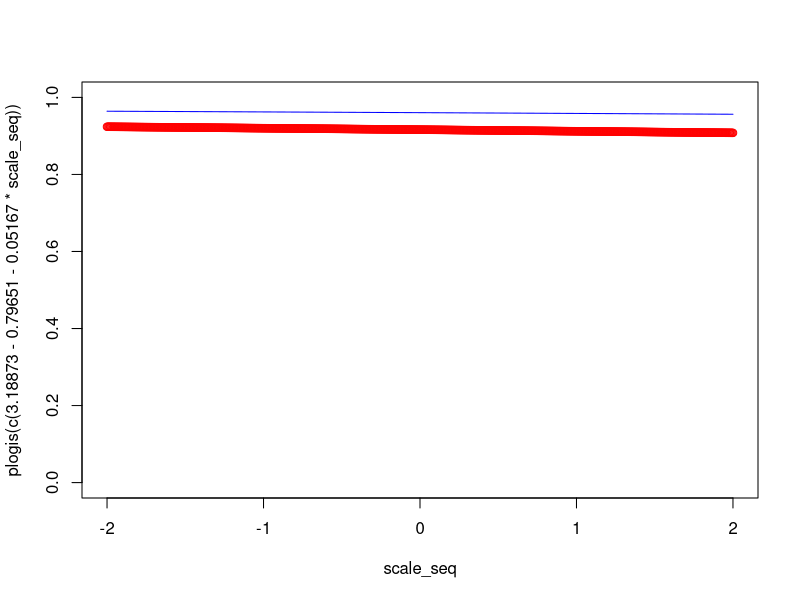
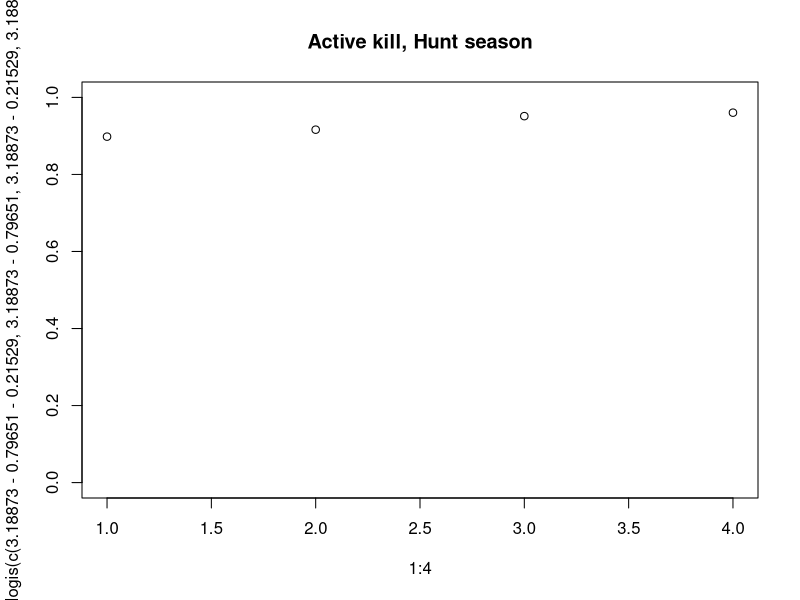
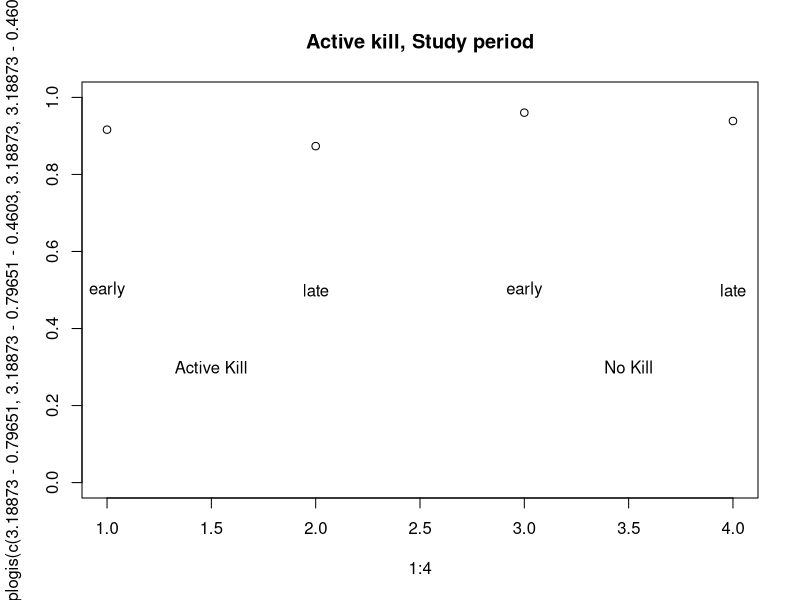
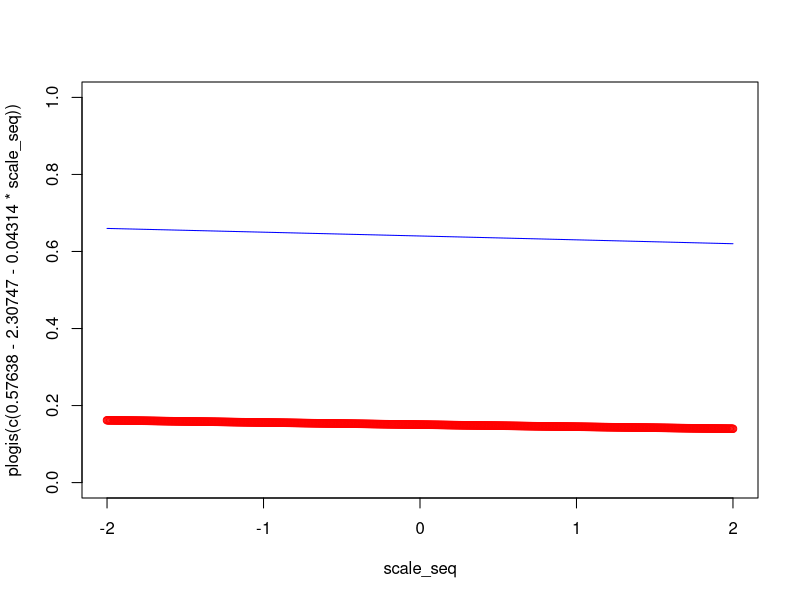
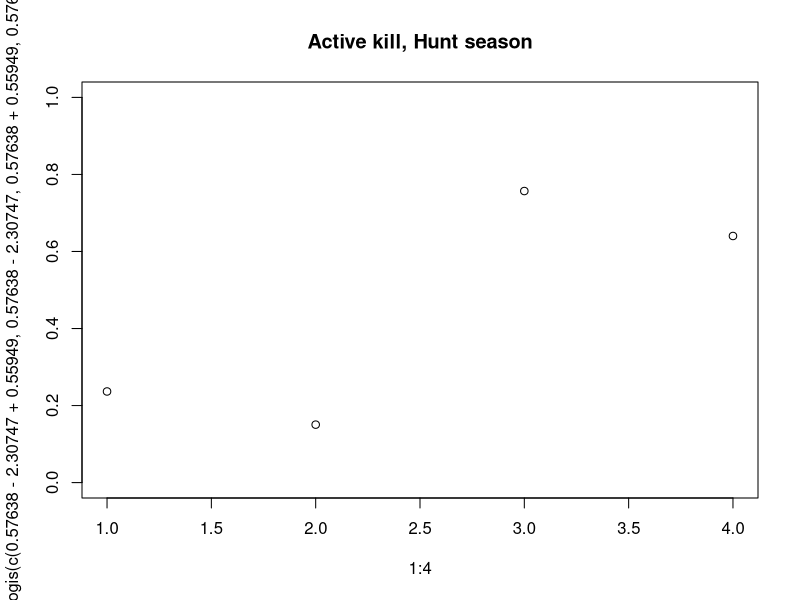
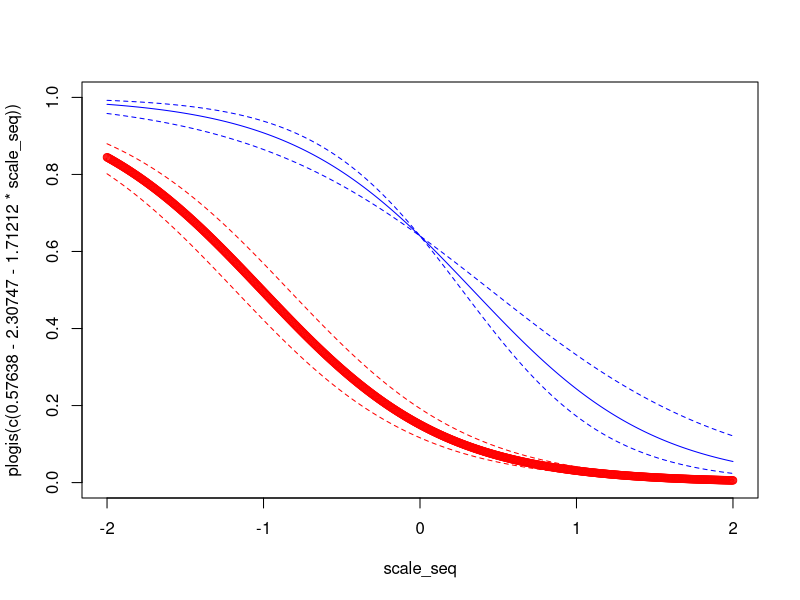

Here is the R script that generated these plots, in order:
scale_seq <- seq(-2, 2, .005)

# PART 1
# hunting biomass and active kill in territory
# red = active kill
plot(x = scale_seq,
     y = plogis(c(3.18873 - 0.79651 - 0.05167 * scale_seq)),
     col = "red", ylim = c(0, 1))
lines(x = scale_seq,
      y = plogis(c(3.18873 - 0.05167 * scale_seq)),
      col = "blue")


# hunting season and active kill in territory
plot(x = 1:4, 
     y = plogis(c(3.18873 - 0.79651 - 0.21529,
                  3.18873 - 0.79651,
                  3.18873 - 0.21529,
                  3.18873)),
     main = "Active kill, Hunt season",
     ylim = c(0,1))


# active kill and study period
# red = found a kill
plot(x = 1:4,
     y = plogis(c(3.18873 - 0.79651,
                  3.18873 - 0.79651 - 0.4603,
                  3.18873,
                  3.18873 - 0.4603)),
     main = "Active kill, Study period",
     ylim = c(0, 1))
text(x = 1:4,
     y = 0.5,
     labels = c("early", "late", "early", "late"))
text(x = c(1.5, 3.5),
     y = 0.3,
     labels = c("Active Kill", "No Kill"))



# PART 2
# hunting biomass and finding kill outside territory
# red = found a kill
plot(x = scale_seq,
     y = plogis(c(0.57638 - 2.30747 - 0.04314 * scale_seq)),
     col = "red", ylim = c(0, 1))
lines(x = scale_seq,
      y = plogis(c(0.57638 - 0.04314 * scale_seq)),
      col = "blue")


# hunting season and finding a kill outside territory
plot(x = 1:4, 
     y = plogis(c(0.57638 - 2.30747 + 0.55949, # kill, hunt
                  0.57638 - 2.30747, # kill, no hunt
                  0.57638 + 0.55949, # no kill, hunt 
                  0.57638)), # no kill, no hunt
     main = "Active kill, Hunt season",
     ylim = c(0,1))


# finding kill outside territory + distance from hunting
# red = found a kill
plot(x = scale_seq,
     y = plogis(c(0.57638 -2.30747 -1.71212 * scale_seq)),
     col = "red", ylim = c(0, 1))
lines(x = scale_seq,
      y = plogis(c(0.57638 -2.30747 + 0.29596 - 1.71212 * scale_seq)),
      col = "red", lty = 2)
lines(x = scale_seq,
      y = plogis(c(0.57638 -2.30747 - 0.29596 - 1.71212 * scale_seq)),
      col = "red", lty = 2)
lines(x = scale_seq,
      y = plogis(c(0.57638 - 1.71212 * scale_seq)),
      col = "blue")
lines(x = scale_seq,
      y = plogis(c(0.57638 - (1.71212 + 0.43332) * scale_seq)),
      col = "blue", lty = 2)
lines(x = scale_seq,
      y = plogis(c(0.57638 - (1.71212 - 0.43332) * scale_seq)),
      col = "blue", lty = 2)
